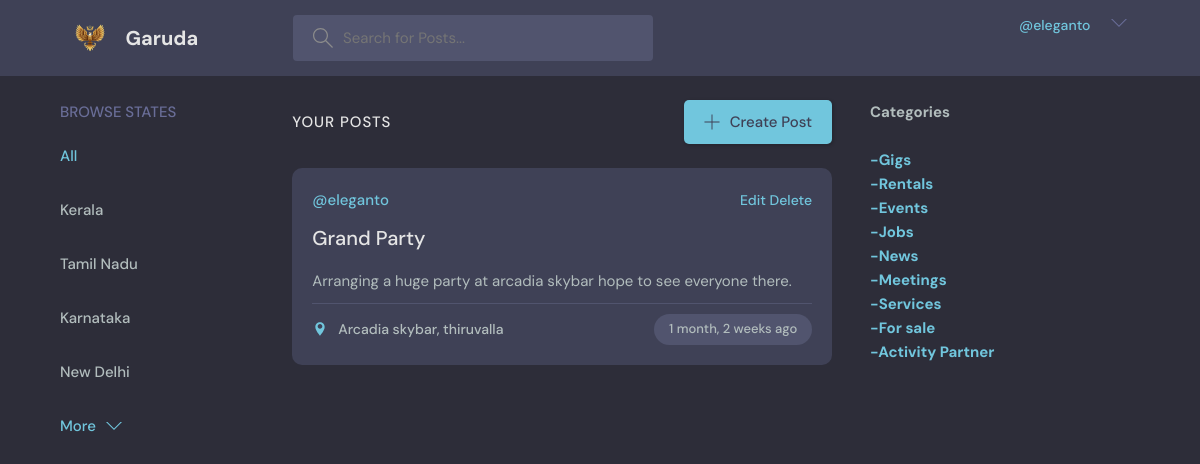
The app's page /myposts/ (signed in), older data.
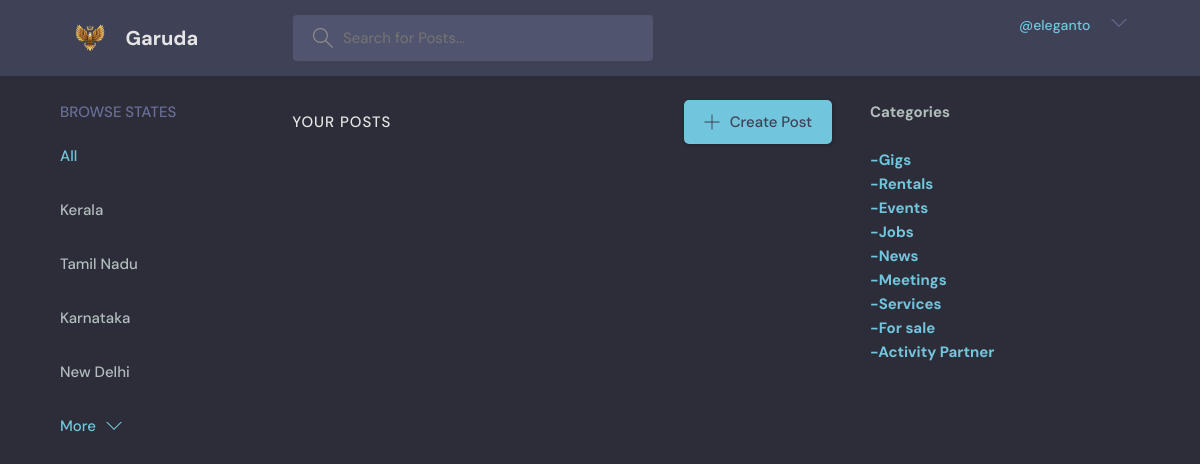
The same page, newer data.
### base/models.py (models this page shows, shortened)
class Room(models.Model):
    category = models.CharField(null=True,max_length=50,default='')
    host = models.ForeignKey(User, on_delete=models.SET_NULL,null=True)
    title = models.CharField(max_length=100)
    description = models.TextField(null=True, blank=True)
    location = models.CharField(null=True, max_length=200,default='')
    city = models.CharField(null=True, max_length=200)
    state = models.CharField(null=True, max_length=200)
    contact = models.TextField(null=False)
    updated = models.DateTimeField(auto_now=True)   #saves time when model is updated
    created = models.DateTimeField(auto_now_add=True) #saves time when model is created (only one time)
    class Meta:
        ordering = [Random()]

### base/views.py (the view)
# urls.py: path('myposts/',views.myposts,name="myposts"),
def myposts(request):
    if request.method == 'GET':
        room = Room.objects.filter(host=request.user)
        categories = ['Gigs','Rentals','Events','Jobs','News','Meetings','Services','For sale','Activity Partner']
        statelist = ['Kerala','Tamil Nadu','Karnataka','New Delhi']
        flag = False
        context = {'rooms': room,'categories': categories,'statelist':statelist,'flag':flag}
        return render(request,'base/home.html',context)

### base/templates/base/home.html (shortened to what this page needs)
{% extends 'main.html' %}
{% block content %}
    <main class="layout layout--3">
      <div class="container">
        {% include 'base/searchcities.html' %}
        <div class="roomList">
          <div class="roomList__header">
            <div>
              {%if flag%}
              <h2>Around you </h2>
              <p>{{room_count}} posts till now </p>
              {%else%}
              <div>
                <h2>Your Posts </h2>
              </div>
              {%endif%}
            </div>
            <a class="btn btn--main" href="{% url 'createroom' %}">
              <svg version="1.1" xmlns="http://www.w3.org/2000/svg" width="32" height="32" viewBox="0 0 32 32">
                <title>add</title>
                <path
                  d="M16.943 0.943h-1.885v14.115h-14.115v1.885h14.115v14.115h1.885v-14.115h14.115v-1.885h-14.115v-14.115z"
                ></path>
              </svg>
              Create Post
            </a>
          </div>
          {%include 'base/feed.html' %}
        </div>
        {% include 'base/categories.html' %}
      </div>
    </main>
    {%endblock%}

### templates/main.html (shortened to what this page needs)
<!DOCTYPE html>
{% load static %}
<html lang="en">
  <head>
    <link rel="stylesheet" href="{% static 'styles/style.css' %}" />
  </head>
  <body>
    {% include 'navbar.html' %}
    {%block content%}
    {%endblock%}
  </body>
</html>

### templates/navbar.html (shortened to what this page needs)
<header class="header header--loggedIn">
    <div class="container">
      <a href="{% url 'home' %}" class="header__logo">
        <img src="static/images/icon.png">
        <h1>Garuda</h1>
      </a>
      <form class="header__search" method="GET" action="{% url 'home' %}">
        <label>
          <input name="q" placeholder="Search for Posts..." />
        </label>
      </form>
      <nav class="header__menu">
        {%if request.user.is_authenticated %}
        <div class="header__user">
            <p><span>@{{request.user}}</span></p>
          <button class="dropdown-button">
            <svg version="1.1" xmlns="http://www.w3.org/2000/svg" width="32" height="32" viewBox="0 0 32 32">
              <title>click</title>
              <path d="M16 21l-13-13h-3l16 16 16-16h-3l-13 13z"></path>
            </svg>
          </button>
        </div>
          {%endif%}
      </nav>
    </div>
  </header>

### base/templates/base/searchcities.html
<div class="topics">
    <div class="topics__header">
      <h2>Browse States</h2>
    </div>
    <ul class="topics__list">
      <li>
        <a href="{% url 'home' %}" class="active">All </a>
      </li>
      {% for state in statelist%}
      <li>
        <a href="{% url 'home' %}?q={{state}}"> {{state}}</a>
      </li>
      {%endfor%}
    </ul>
    <a class="btn btn--link" href="topics.html">
      More
      <svg version="1.1" xmlns="http://www.w3.org/2000/svg" width="32" height="32" viewBox="0 0 32 32">
        <title>chevron-down</title>
        <path d="M16 21l-13-13h-3l16 16 16-16h-3l-13 13z"></path>
      </svg>
    </a>
  </div>

### base/templates/base/feed.html
{%for room in rooms%}
<div class="roomListRoom">
    <div class="roomListRoom__header">
      <a href="profile.html" class="roomListRoom__author">
        <span>@{{room.host.username}}</span>
      </a>
      <div class="roomListRoom__actions">
        {% if request.user == room.host%}
        <span><a href="{%url 'updateroom' room.id%}">Edit</a> <a href="{%url 'deleteroom' room.id%}"> Delete</a></span>
        {%endif%}
      </div>
    </div>
    <div class="roomListRoom__content">
      <a href="{% url 'room' room.id %}">{{room.title}}</a>
      <p>
        {{room.description}}
      </p>
    </div>
    <div class="roomListRoom__meta">
      <a class="roomListRoom__joined">
        <svg xmlns="http://www.w3.org/2000/svg" width="24" height="24" viewBox="0 0 24 24">
            <path d="M12 2C8.139 2 5 5.139 5 9c0 5.25 7 13 7 13s7-7.75 7-13c0-3.861-3.139-7-7-7zm0 9.5c-1.93 0-3.5-1.57-3.5-3.5s1.57-3.5 3.5-3.5 3.5 1.57 3.5 3.5-1.57 3.5-3.5 3.5z"/>
            <path d="M0 0h24v24H0z" fill="none"/>
        </svg>
        {% if room.location %}
        {{room.location}}, {{room.city}}
        {%else%}
        {{room.city}}
        {%endif%}
      </a>
      <p class="roomListRoom__topic">{{room.created|timesince}} ago</p>
    </div>
</div>
{%endfor%}

### base/templates/base/categories.html
<div>
  <h2>Categories</h2>
  <br>
  {% for category in categories %}
      <div>
          <h3><a href="{% url 'home' %}?q={{category}}">-{{ category }}</a></h3>
      </div>
  {% endfor %}
</div>

### static/styles/style.css (style rules this page uses)
:root { --color-main: #71c6dd; --color-main-light: #e1f6fb; --color-dark: #3f4156; --color-dark-medium: #51546e; --color-dark-light: #696d97; --color-light: #e5e5e5; --color-gray: #8b8b8b; --color-light-gray: #b2bdbd; --color-bg: #2d2d39; --color-success: #5dd693; --color-error: #fc4b0b; }
* { font-family: "DM Sans", -apple-system, BlinkMacSystemFont, "Segoe UI", Roboto, Oxygen, Ubuntu, Cantarell, "Open Sans", "Helvetica Neue", sans-serif; margin: 0; padding: 0; box-sizing: border-box; text-rendering: optimizeLegibility; font-size: inherit; }
html { font-size: 56.25%; }
@media only screen and (min-width: 1200px) { html { font-size: 62.5%; } }
body { line-height: 1.6; font-weight: 400; font-size: 1.5rem; color: var(--color-light-gray); background-color: var(--color-bg); min-height: 100vh; }
img { width: 100%; }
a { display: inline-block; color: var(--color-main); text-decoration: none; }
.container { max-width: 120rem; width: 90%; margin: auto; }
.btn { background-color: transparent; border: none; display: inline-flex; align-items: center; gap: 1rem; cursor: pointer; transition: all ease-in-out 0.3s; padding: 1rem 2rem; border-radius: 5px; box-shadow: 1px 1px 3px 1px rgba(0, 0, 0, 0.15); font-weight: 500; }
.btn--link { border-radius: 0; padding: 0; color: var(--color-main); box-shadow: none; }
.btn--main { background-color: var(--color-main); color: var(--color-dark); }
.btn > svg { fill: currentColor; width: 1.6rem; height: 1.6rem; }
.header { padding: 1.5rem; background-color: var(--color-dark); }
.header > .container { display: flex; gap: 9.5rem; }
.header__logo, .header__user { display: flex; gap: 2rem; align-items: center; }
.header__logo > img { height: 3.2rem; width: 3.2rem; }
.header__logo > h1 { font-weight: 700; font-size: 2rem; color: var(--color-light); }
.header__search > label { background-color: var(--color-dark-medium); padding: 1.3rem 1rem; display: flex; align-items: center; gap: 1rem; border-radius: 4px; }
.header__search svg { fill: var(--color-gray); width: 2rem; height: 2rem; margin-left: 1rem; }
.header__search input { width: 30rem; background: transparent; border: none; outline: none; color: var(--color-light); }
.header__menu { margin-left: auto; position: relative; }
.header__menu p { line-height: 1.2; }
.header__menu span { color: var(--color-main); font-weight: 500; font-size: 1.4rem; display: block; }
.header__menu svg { width: 1.6rem; height: 1.6rem; fill: var(--color-dark-light); }
.dropdown-button { background: transparent; border: 0; outline: 0; cursor: pointer; }
.layout { margin-top: 2.4rem; }
.layout > .container { display: flex; justify-content: space-between; align-items: flex-start; }
.layout--3 > .container > div:first-child { flex-basis: 18%; max-width: 22.5rem; }
.layout--3 > .container > div:nth-child(2) { flex-basis: 50%; }
.layout--3 > .container > div:last-child { flex-basis: 25%; }
.topics__header { margin-bottom: 2rem; }
.topics__header h2 { text-transform: uppercase; font-weight: 500; color: var(--color-dark-light); }
.topics__list { list-style: none; }
.topics__list li a { display: flex; justify-content: space-between; margin-bottom: 3rem; font-weight: 500; color: var(--color-light-gray); transition: all 0.3s ease-in-out; }
.topics__list li a.active, .topics__list li a:hover { color: var(--color-main); }
.roomList__header { display: flex; justify-content: space-between; align-items: center; margin-bottom: 2.4rem; }
.roomList__header h2 { text-transform: uppercase; font-weight: 500; color: var(--color-light); letter-spacing: 1px; }

Row changes from the older to the newer data that the page shows:
removed Room: host.username "eleganto", shows "Edit", title "Grand Party", description "Arranging a huge party at arcadia skybar hope to see everyone there.", location "Arcadia skybar", city "thiruvalla", created "1 month, 2 weeks"
